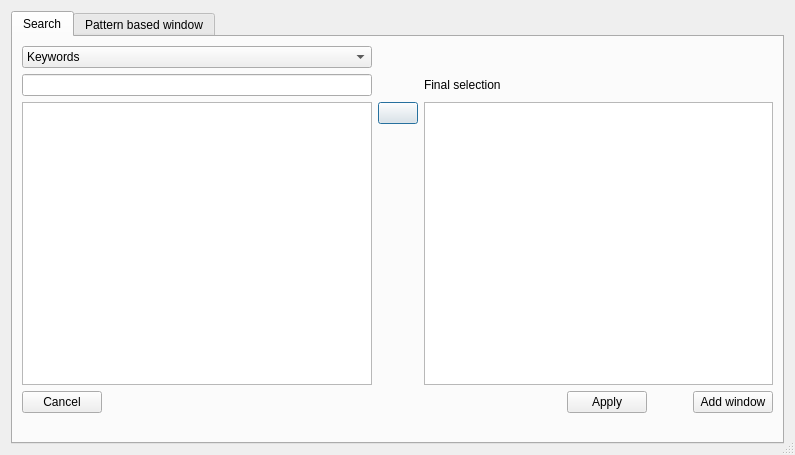
<?xml version="1.0" encoding="UTF-8"?>
<ui version="4.0">
 <class>SearchDialog</class>
 <widget class="QDialog" name="SearchDialog">
  <property name="geometry">
   <rect>
    <x>0</x>
    <y>0</y>
    <width>795</width>
    <height>455</height>
   </rect>
  </property>
  <property name="windowTitle">
   <string>Dialog</string>
  </property>
  <property name="sizeGripEnabled">
   <bool>true</bool>
  </property>
  <layout class="QGridLayout" name="gridLayout_2">
   <item row="0" column="0">
    <widget class="QTabWidget" name="tabs">
     <property name="currentIndex">
      <number>0</number>
     </property>
     <widget class="QWidget" name="tab">
      <attribute name="title">
       <string>Search</string>
      </attribute>
      <layout class="QGridLayout" name="gridLayout">
       <item row="0" column="0">
        <widget class="QComboBox" name="match_kind">
         <property name="currentIndex">
          <number>2</number>
         </property>
         <item>
          <property name="text">
           <string>Wildcard</string>
          </property>
         </item>
         <item>
          <property name="text">
           <string>Regex</string>
          </property>
         </item>
         <item>
          <property name="text">
           <string>Keywords</string>
          </property>
         </item>
        </widget>
       </item>
       <item row="1" column="0">
        <widget class="QLineEdit" name="search_box">
         <property name="text">
          <string/>
         </property>
        </widget>
       </item>
       <item row="1" column="2">
        <widget class="QLabel" name="label">
         <property name="text">
          <string>Final selection</string>
         </property>
        </widget>
       </item>
       <item row="2" column="0" rowspan="2">
        <widget class="QListWidget" name="matches">
         <property name="selectionMode">
          <enum>QAbstractItemView::ExtendedSelection</enum>
         </property>
         <property name="sortingEnabled">
          <bool>true</bool>
         </property>
        </widget>
       </item>
       <item row="2" column="1">
        <widget class="QPushButton" name="add_btn">
         <property name="text">
          <string/>
         </property>
         <property name="icon">
          <iconset resource="resource.qrc">
           <normaloff>:/left.png</normaloff>:/left.png</iconset>
         </property>
        </widget>
       </item>
       <item row="2" column="2" rowspan="2">
        <widget class="MinimalListWidget" name="selection"/>
       </item>
       <item row="3" column="1">
        <spacer name="verticalSpacer_2">
         <property name="orientation">
          <enum>Qt::Vertical</enum>
         </property>
         <property name="sizeHint" stdset="0">
          <size>
           <width>20</width>
           <height>40</height>
          </size>
         </property>
        </spacer>
       </item>
       <item row="4" column="0" colspan="3">
        <layout class="QHBoxLayout" name="horizontalLayout" stretch="0,1,0,0,0">
         <item>
          <widget class="QPushButton" name="cancel_btn">
           <property name="text">
            <string>Cancel</string>
           </property>
          </widget>
         </item>
         <item>
          <spacer name="horizontalSpacer_2">
           <property name="orientation">
            <enum>Qt::Horizontal</enum>
           </property>
           <property name="sizeHint" stdset="0">
            <size>
             <width>40</width>
             <height>20</height>
            </size>
           </property>
          </spacer>
         </item>
         <item>
          <widget class="QPushButton" name="apply_btn">
           <property name="text">
            <string>Apply</string>
           </property>
          </widget>
         </item>
         <item>
          <spacer name="horizontalSpacer">
           <property name="orientation">
            <enum>Qt::Horizontal</enum>
           </property>
           <property name="sizeHint" stdset="0">
            <size>
             <width>40</width>
             <height>20</height>
            </size>
           </property>
          </spacer>
         </item>
         <item>
          <widget class="QPushButton" name="add_window_btn">
           <property name="text">
            <string>Add window</string>
           </property>
          </widget>
         </item>
        </layout>
       </item>
       <item row="5" column="0">
        <widget class="QLabel" name="status">
         <property name="text">
          <string/>
         </property>
        </widget>
       </item>
      </layout>
     </widget>
     <widget class="QWidget" name="tab_2">
      <attribute name="title">
       <string>Pattern based window</string>
      </attribute>
      <layout class="QGridLayout" name="gridLayout_3" rowstretch="0,0,0,0,1,0,0,0" columnstretch="0,0,0,1,0">
       <item row="3" column="1">
        <widget class="QLabel" name="label_4">
         <property name="text">
          <string>Filter value</string>
         </property>
        </widget>
       </item>
       <item row="7" column="4">
        <widget class="QPushButton" name="apply_pattern_btn">
         <property name="text">
          <string>Apply</string>
         </property>
        </widget>
       </item>
       <item row="3" column="2">
        <widget class="QDoubleSpinBox" name="filter_value">
         <property name="decimals">
          <number>6</number>
         </property>
         <property name="minimum">
          <double>-9999999999999999635896294965248.000000000000000</double>
         </property>
         <property name="maximum">
          <double>999999999999999983222784.000000000000000</double>
         </property>
        </widget>
       </item>
       <item row="0" column="1">
        <widget class="QLabel" name="label_2">
         <property name="text">
          <string>Pattern</string>
         </property>
        </widget>
       </item>
       <item row="2" column="1">
        <widget class="QLabel" name="label_3">
         <property name="text">
          <string>Filter type</string>
         </property>
        </widget>
       </item>
       <item row="6" column="1">
        <spacer name="verticalSpacer">
         <property name="orientation">
          <enum>Qt::Vertical</enum>
         </property>
         <property name="sizeHint" stdset="0">
          <size>
           <width>20</width>
           <height>254</height>
          </size>
         </property>
        </spacer>
       </item>
       <item row="7" column="1">
        <widget class="QPushButton" name="cancel_pattern_btn">
         <property name="text">
          <string>Cancel</string>
         </property>
        </widget>
       </item>
       <item row="7" column="3">
        <spacer name="horizontalSpacer_3">
         <property name="orientation">
          <enum>Qt::Horizontal</enum>
         </property>
         <property name="sizeHint" stdset="0">
          <size>
           <width>282</width>
           <height>20</height>
          </size>
         </property>
        </spacer>
       </item>
       <item row="0" column="2">
        <widget class="QLineEdit" name="pattern">
         <property name="minimumSize">
          <size>
           <width>300</width>
           <height>0</height>
          </size>
         </property>
        </widget>
       </item>
       <item row="5" column="2">
        <widget class="QPushButton" name="define_ranges_btn">
         <property name="text">
          <string>Define ranges</string>
         </property>
        </widget>
       </item>
       <item row="1" column="2">
        <widget class="QComboBox" name="pattern_match_type">
         <item>
          <property name="text">
           <string>Wildcard</string>
          </property>
         </item>
         <item>
          <property name="text">
           <string>Regex</string>
          </property>
         </item>
        </widget>
       </item>
       <item row="2" column="2">
        <widget class="QComboBox" name="filter_type">
         <item>
          <property name="text">
           <string>Unspecified</string>
          </property>
         </item>
         <item>
          <property name="text">
           <string>Contains</string>
          </property>
         </item>
         <item>
          <property name="text">
           <string>Do not contain</string>
          </property>
         </item>
         <item>
          <property name="text">
           <string>Constant</string>
          </property>
         </item>
        </widget>
       </item>
       <item row="1" column="1">
        <widget class="QLabel" name="label_5">
         <property name="text">
          <string>Match type</string>
         </property>
        </widget>
       </item>
       <item row="4" column="2">
        <widget class="QCheckBox" name="raw">
         <property name="text">
          <string>Asses the raw channel values</string>
         </property>
        </widget>
       </item>
      </layout>
     </widget>
    </widget>
   </item>
  </layout>
 </widget>
 <customwidgets>
  <customwidget>
   <class>MinimalListWidget</class>
   <extends>QListWidget</extends>
   <header>asammdf/gui/widgets/list.h</header>
  </customwidget>
 </customwidgets>
 <tabstops>
  <tabstop>search_box</tabstop>
  <tabstop>matches</tabstop>
  <tabstop>add_btn</tabstop>
  <tabstop>selection</tabstop>
  <tabstop>cancel_btn</tabstop>
  <tabstop>match_kind</tabstop>
 </tabstops>
 <resources>
  <include location="resource.qrc"/>
 </resources>
 <connections/>
</ui>
